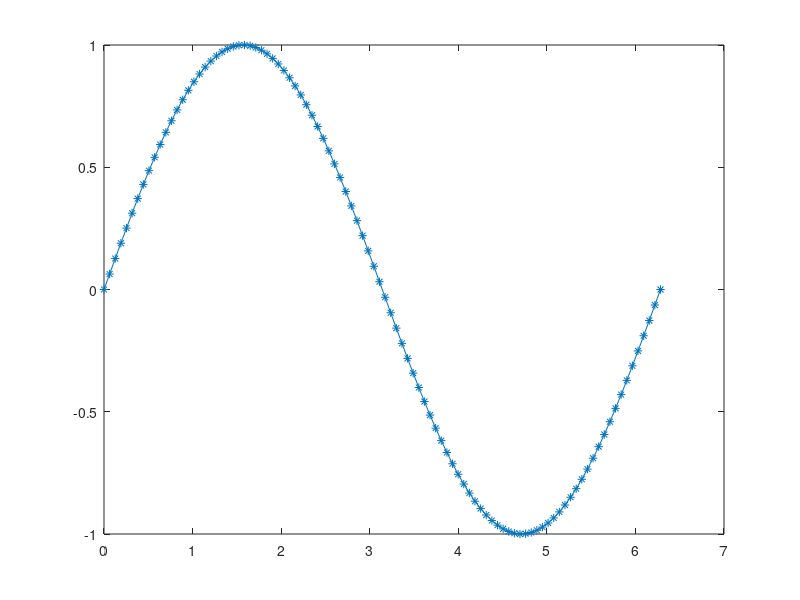

The MATLAB script that drew this image:
x = linspace(0,2*pi);
% create the x- coordinates
y = sin(x);
% create the y- coordinates (sine function of x)
plot(x,y,'-*')
% plot the sine function
